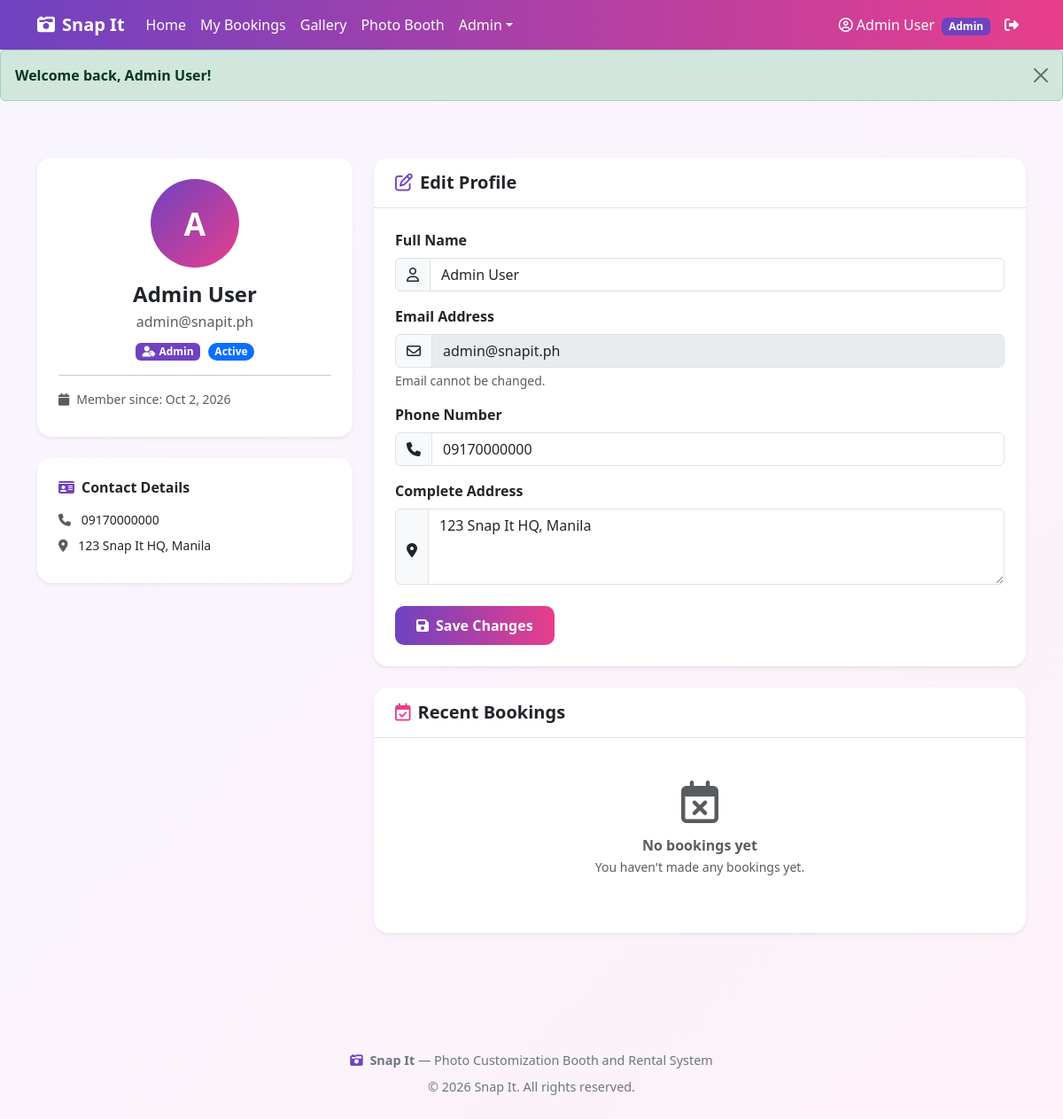
Page /users/profile.php (signed in) on the committed database.
### tables this page shows
CREATE TABLE IF NOT EXISTS users (
    user_id INT PRIMARY KEY AUTO_INCREMENT,
    name VARCHAR(150) NOT NULL,
    email VARCHAR(150) NOT NULL UNIQUE,
    password VARCHAR(255) NOT NULL,
    phone VARCHAR(30),
    address TEXT,
    role ENUM('customer','staff','admin') NOT NULL DEFAULT 'customer',
    status ENUM('active','inactive') NOT NULL DEFAULT 'active',
    created_at DATETIME NOT NULL DEFAULT CURRENT_TIMESTAMP
);

### includes/functions.php (called while the page is built, shortened)
<?php
function e($str) {
    return htmlspecialchars((string)$str, ENT_QUOTES, 'UTF-8');
}
function status_badge_class($status) {
    $map = [
        'pending' => 'bg-warning text-dark',
        'confirmed' => 'bg-info text-dark',
        'paid' => 'bg-success',
        'completed' => 'bg-secondary',
        'cancelled' => 'bg-danger',
        'active' => 'bg-primary',
        'inactive' => 'bg-secondary',
        'printed' => 'bg-success',
        'error' => 'bg-danger',
    ];
    return $map[strtolower($status)] ?? 'bg-secondary';
}
function format_date($dateStr, $withTime = false) {
    $ts = strtotime($dateStr);
    return date('M j, Y', $ts);
}
function site_base() {
    static $base = null;
    if ($base !== null) return $base;
    $script = str_replace('\\', '/', $_SERVER['SCRIPT_NAME']);
    $needle = '/snapit/';
    $pos = strpos($script, $needle);
    if ($pos === false) {
        $base = rtrim(dirname($script), '/');
    } else {
        $base = substr($script, 0, $pos) . '/snapit';
    }
    return $base;
}
function site_url($path = '') {
    $b = site_base();
    if ($path === '') return $b . '/';
    $path = ltrim($path, '/');
    return $b . '/' . $path;
}

### users/profile.php (the view, shortened to what this page needs)
<?php
require_once __DIR__ . '/../includes/functions.php';
require_once __DIR__ . '/../includes/config.php';
$user_id = $_SESSION['user_id'];
$user_stmt = mysqli_prepare($conn, "SELECT user_id, name, email, phone, address, role, status, created_at FROM users WHERE user_id = ? LIMIT 1");
mysqli_stmt_bind_param($user_stmt, 'i', $user_id);
mysqli_stmt_execute($user_stmt);
$user_result = mysqli_stmt_get_result($user_stmt);
$user = mysqli_fetch_assoc($user_result);
$bookings_stmt = mysqli_prepare($conn, "SELECT b.booking_id, b.event_name, b.event_date, b.start_time, b.duration_hours, b.total_amount, b.status, b.created_at, p.name AS package_name
    FROM bookings b
    LEFT JOIN packages p ON b.package_id = p.package_id
    WHERE b.user_id = ?
    ORDER BY b.created_at DESC
    LIMIT 10");
mysqli_stmt_bind_param($bookings_stmt, 'i', $user_id);
mysqli_stmt_execute($bookings_stmt);
$bookings_result = mysqli_stmt_get_result($bookings_stmt);
require __DIR__ . '/../includes/header.php';
require __DIR__ . '/../includes/alert.php';
?>
<div class="container py-5">
    <div class="row g-4">
        <div class="col-lg-4">
            <div class="card shadow-sm border-0 mb-4">
                <div class="card-body text-center p-4">
                    <div class="mb-3">
                        <div class="avatar-circle mx-auto mb-3 d-flex align-items-center justify-content-center text-white fw-bold"
                            style="width:100px;height:100px;border-radius:50%;background:linear-gradient(135deg,#6f42c1,#e83e8c);font-size:2.2rem">
                            <?= e(strtoupper(substr($user['name'], 0, 1))) ?>
                        </div>
                        <h4 class="fw-bold mb-1"><?= e($user['name']) ?></h4>
                        <p class="text-muted mb-2"><?= e($user['email']) ?></p>
                        <span class="badge badge-snapit"><i class="fa-solid fa-user-tag me-1"></i><?= e(ucfirst($user['role'])) ?></span>
                        <span class="badge rounded-pill ms-1 <?= e(status_badge_class($user['status'])) ?>"><?= e(ucfirst($user['status'])) ?></span>
                    </div>
                    <hr>
                    <div class="text-start small text-muted mt-3">
                        <div class="mb-2"><i class="fa-solid fa-calendar me-2"></i>Member since: <?= e(format_date($user['created_at'])) ?></div>
                    </div>
                </div>
            </div>
            <div class="card shadow-sm border-0">
                <div class="card-body p-4">
                    <h6 class="fw-bold mb-3"><i class="fa-solid fa-id-card me-2" style="color:#6f42c1"></i>Contact Details</h6>
                    <ul class="list-unstyled mb-0 small">
                        <li class="mb-2">
                            <i class="fa-solid fa-phone me-2 text-muted"></i>
                            <span class="fw-medium"><?= e($user['phone'] ?? '-') ?></span>
                        </li>
                        <li class="mb-2">
                            <i class="fa-solid fa-location-dot me-2 text-muted"></i>
                            <span class="fw-medium"><?= e($user['address'] ?? '-') ?></span>
                        </li>
                    </ul>
                </div>
            </div>
        </div>
        <div class="col-lg-8">
            <div class="card shadow-sm border-0 mb-4">
                <div class="card-header bg-transparent py-3 px-4 border-bottom">
                    <h5 class="fw-bold mb-0"><i class="fa-regular fa-pen-to-square me-2" style="color:#6f42c1"></i>Edit Profile</h5>
                </div>
                <div class="card-body p-4">
                    <form action="<?= e(site_url('users/profile.php')) ?>" method="POST" novalidate>
                        <div class="mb-3">
                            <label for="name" class="form-label fw-semibold">Full Name</label>
                            <div class="input-group">
                                <span class="input-group-text"><i class="fa-regular fa-user"></i></span>
                                <input type="text" class="form-control" id="name" name="name"
                                    value="<?= e($user['name']) ?>" required>
                            </div>
                        </div>
                        <div class="mb-3">
                            <label for="email" class="form-label fw-semibold">Email Address</label>
                            <div class="input-group">
                                <span class="input-group-text"><i class="fa-regular fa-envelope"></i></span>
                                <input type="email" class="form-control" id="email" value="<?= e($user['email']) ?>" readonly disabled>
                            </div>
                            <div class="form-text">Email cannot be changed.</div>
                        </div>
                        <div class="mb-3">
                            <label for="phone" class="form-label fw-semibold">Phone Number</label>
                            <div class="input-group">
                                <span class="input-group-text"><i class="fa-solid fa-phone"></i></span>
                                <input type="tel" class="form-control" id="phone" name="phone"
                                    value="<?= e($user['phone'] ?? '') ?>" required>
                            </div>
                        </div>
                        <div class="mb-4">
                            <label for="address" class="form-label fw-semibold">Complete Address</label>
                            <div class="input-group">
                                <span class="input-group-text align-top"><i class="fa-solid fa-location-dot mt-2"></i></span>
                                <textarea class="form-control" id="address" name="address" rows="3" required><?= e($user['address'] ?? '') ?></textarea>
                            </div>
                        </div>
                        <button type="submit" class="btn btn-snapit fw-semibold px-4">
                            <i class="fa-solid fa-floppy-disk me-2"></i>Save Changes
                        </button>
                    </form>
                </div>
            </div>
            <div class="card shadow-sm border-0">
                <div class="card-header bg-transparent py-3 px-4 border-bottom d-flex align-items-center justify-content-between">
                    <h5 class="fw-bold mb-0"><i class="fa-regular fa-calendar-check me-2" style="color:#e83e8c"></i>Recent Bookings</h5>
                </div>
                <div class="card-body p-0">
                    <?php if (mysqli_num_rows($bookings_result) > 0): ?>
                        <div class="table-responsive">
                            <table class="table table-hover mb-0 align-middle">
                                <thead class="table-light">
                                    <tr>
                                        <th class="px-4">Booking</th>
                                        <th>Package</th>
                                        <th>Event Date</th>
                                        <th>Amount</th>
                                        <th class="px-4">Status</th>
                                    </tr>
                                </thead>
                                <tbody>
                                    <?php while ($booking = mysqli_fetch_assoc($bookings_result)): ?>
                                        <tr>
                                            <td class="px-4">
                                                <div class="fw-semibold"><?= e($booking['event_name']) ?></div>
                                                <div class="small text-muted">#<?= e(str_pad($booking['booking_id'], 6, '0', STR_PAD_LEFT)) ?></div>
                                            </td>
                                            <td>
                                                <span class="fw-medium"><?= e($booking['package_name'] ?? 'N/A') ?></span>
                                                <div class="small text-muted">
                                                    <i class="fa-regular fa-clock me-1"></i><?= e((int)$booking['duration_hours']) ?>h
                                                </div>
                                            </td>
                                            <td>
                                                <div class="fw-medium"><?= e(format_date($booking['event_date'])) ?></div>
                                                <div class="small text-muted">
                                                    <i class="fa-solid fa-clock me-1"></i><?= e(date('g:i A', strtotime($booking['start_time']))) ?>
                                                </div>
                                            </td>
                                            <td>
                                                <span class="fw-bold" style="color:#6f42c1"><?= e(format_money($booking['total_amount'])) ?></span>
                                            </td>
                                            <td class="px-4">
                                                <span class="badge rounded-pill <?= e(status_badge_class($booking['status'])) ?> px-3 py-2">
                                                    <?= e(ucfirst($booking['status'])) ?>
                                                </span>
                                            </td>
                                        </tr>
                                    <?php endwhile; ?>
                                </tbody>
                            </table>
                        </div>
                    <?php else: ?>
                        <div class="text-center p-5">
                            <i class="fa-regular fa-calendar-xmark fa-3x text-muted mb-3"></i>
                            <h6 class="fw-bold text-muted mb-1">No bookings yet</h6>
                            <p class="text-muted small mb-3">You haven't made any bookings yet.</p>
                        </div>
                    <?php endif; ?>
                </div>
            </div>
        </div>
    </div>
</div>
<?php require __DIR__ . '/../includes/footer.php'; ?>

### includes/style/style.css (style rules this page uses)
:root { --snapit-primary: #6f42c1; --snapit-secondary: #e83e8c; --snapit-accent: #fd7e14; --snapit-dark: #1f1b2e; --snapit-light: #f8f5ff; }
body { font-family: 'Segoe UI', Tahoma, Geneva, Verdana, sans-serif; background: linear-gradient(135deg, #f8f5ff 0%, #fdf2f8 100%); min-height: 100vh; }
.btn-snapit { background: linear-gradient(90deg, var(--snapit-primary), var(--snapit-secondary)); color: #fff; border: none; border-radius: 10px; padding: 10px 22px; font-weight: 600; transition: opacity 0.2s ease; }
.badge-snapit { background: var(--snapit-primary); color: #fff; }
.card { border-radius: 16px; border: 1px solid rgba(111, 66, 193, 0.08); }
.card-header { border-radius: 16px 16px 0 0 !important; }

### rows in the picture
users: name "A", name "Admin User", email "admin@snapit.ph", role "Admin", status "Active", created_at "Oct 2, 2026", phone "09170000000", address "123 Snap It HQ, Manila"

### other values in the picture
$_SESSION['name'] "Admin User"
$_SESSION['role'] "Admin"
$flash['message'] "Welcome back, Admin User!"
